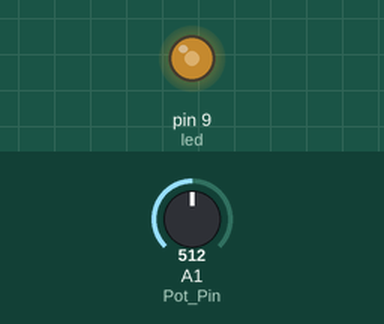
Recording of a sketch running on a simulated Arduino Uno, built with avr-gcc and run on an emulated ATmega328P. On the bench: output pins drawn as LEDs (lit = HIGH). The inputs (shaded band) are chosen by the test bench; at power-on: A1 (Pot_Pin) = 512.

Above: at 1.2 s.
1.3 s: A1 (Pot_Pin) set to 716
At 2.0 s:
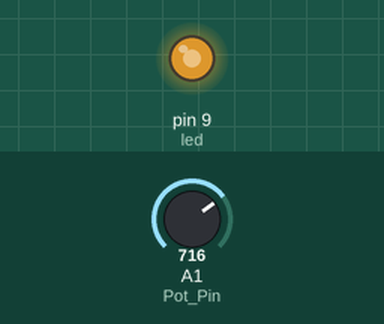
2.8 s: A1 (Pot_Pin) set to 900
At 3.2 s:
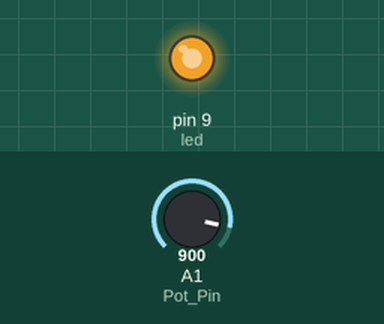
4.3 s: A1 (Pot_Pin) set to 122
At 5.5 s:
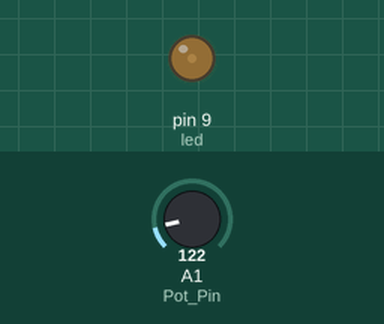
5.8 s: A1 (Pot_Pin) set to 0
At 6.7 s:
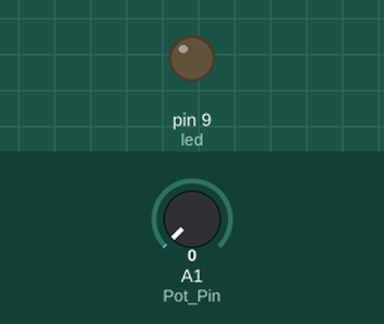
7.3 s: A1 (Pot_Pin) set to 511
At 7.8 s:
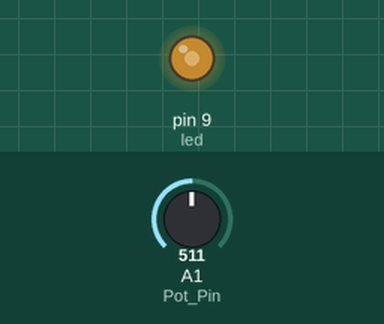
Timing chart, 0 to 9.8 s (numbered marks = the images above; inputs shaded):
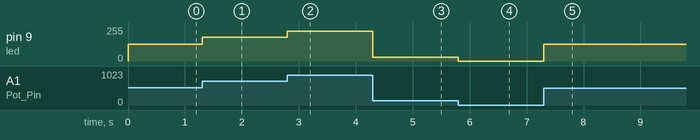

The sketch:

LED_POT_bright.ino
```cpp
int Pot_Pin = A1;
int led = 9;
int Pot_Val, bright_val;
void setup()
{
  pinMode(led, OUTPUT);
}

void loop()
{
  Pot_Val = analogRead(Pot_Pin);
  bright_val = map(Pot_Val, 0, 1023, 0, 255);
  analogWrite(led, bright_val);
}
```

Measured:
- after the input at 1.3 s, pin 9 (led): 127/255 → 178/255 at once
- after the input at 2.8 s, pin 9 (led): 178/255 → 224/255 at once
- after the input at 4.3 s, pin 9 (led): 224/255 → 30/255 at once
- after the input at 5.8 s, pin 9 (led): 30/255 → 0/255 at once
- after the input at 7.3 s, pin 9 (led): 0/255 → 127/255 at once
